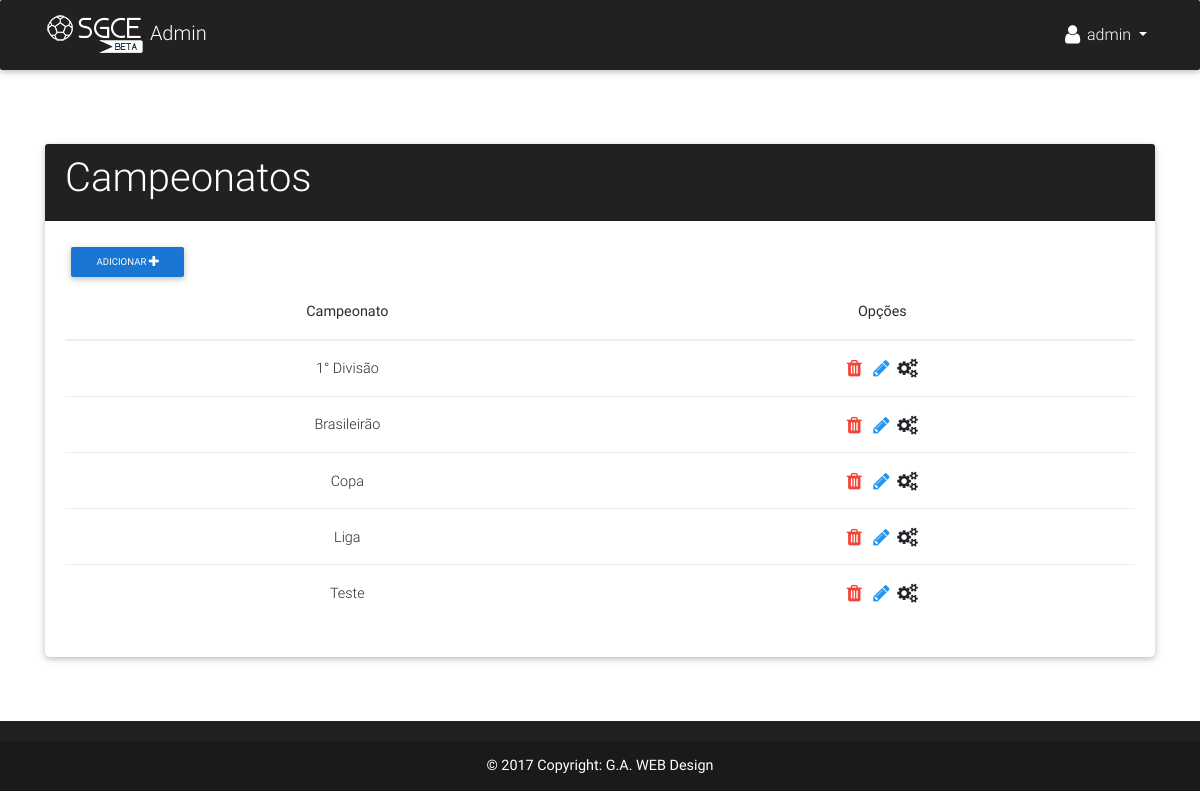
The app's page /manager/campeonatos/ (signed in), older data.
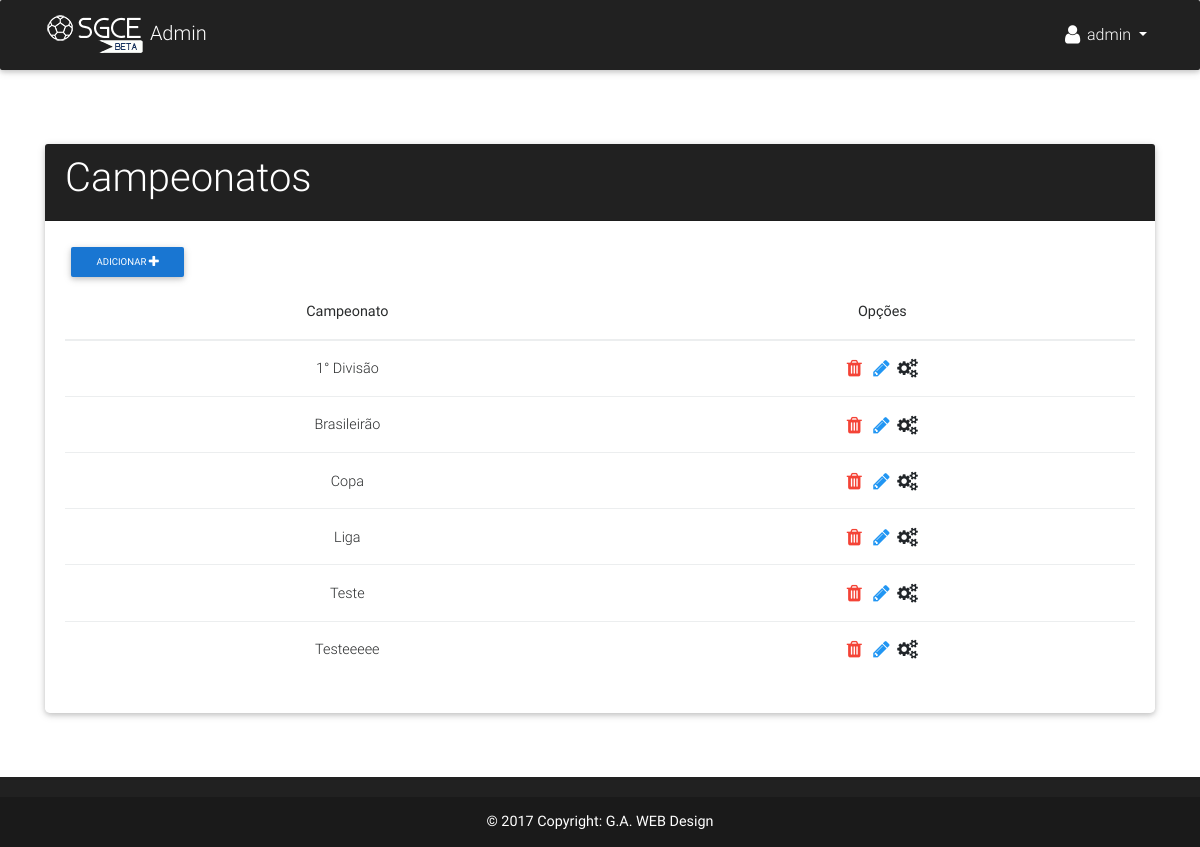
The same page, newer data.
### app/models.py (models this page shows, shortened)
class Campeonato(models.Model):
    FORMATO = (
        ('C','Copa'),
        ('PC','Pontos corridos'),
    )
    nome = models.CharField('Nome', max_length=30)
    qtd_times = models.PositiveIntegerField('Quantidade de times')
    qtd_grupos = models.PositiveIntegerField('Quantidade de grupos', default=1)
    formato = models.CharField('Formato', max_length=2, choices=FORMATO)
    equipes_cadastradas = models.BooleanField(default=False)
    def __str__(self):
        return self.nome

### app/views.py (the view)
# urls.py: url(r'^manager/campeonatos/$', champ_list, name='champ_list'),
@login_required(login_url='/manager/login/')
def champ_list(request):
    champs = Campeonato.objects.all().order_by('nome')
    return render(request, 'manager/read/listar_campeonatos.html', {'champs':champs})

### app/templates/manager/read/listar_campeonatos.html (shortened to what this page needs)
{% extends 'manager/base.html' %}
{% block content %}
<br><br>
<div class="row mt-4">
  <div class="col-lg-12">
    <div class="row justify-content-center mt-4">
      <div class="col-lg-12">
        <div class="card">
          <div class="card-header elegant-color-dark white-text">
            <h1 class="h1-responsive">Campeonatos</h1>
          </div>
          <div class="card-body">
            <a href="{% url 'champ_create'%}" class="pull-left black-text mr-5 btn btn-blue btn-sm">
                Adicionar
                <span class="fa fa-plus fa-lg white-text"></span>
            </a>
            <div class="table-responsive">
                <table class="table">
                    <thead>
                        <th class="text-center">Campeonato</th>
                        <th class="text-center">Opções</th>
                    </thead>
                    <tbody>
                        {% for champ in champs %}
                        <tr>
                            <td class="text-center">{{champ}}</td>
                            <td class="text-center">
                                <a href="{% url 'champ_remove' pk=champ.pk %}" class="mr-2 mt-1">
                                    <span class="fa fa-trash fa-lg red-text"></span>
                                </a>
                                <a href="{% url 'champ_edit' pk=champ.pk %}" class="mr-1 mt-1">
                                    <span class="fa fa-pencil fa-lg blue-text"></span>
                                </a>
                                <a href="{% url 'manage_campeonato' pk=champ.pk %}" class="mt-1">
                                    <span class="fa fa-cogs fa-lg"></span>
                                </a>
                            </td>
                        </tr>
                        {% endfor %}
                    </tbody>
                </table>
            </div>
          </div>
        </div>
      </div>
    </div>
  </div>
</div>
{% endblock %}

Row changes from the older to the newer data that the page shows:
added Campeonato: nome "Testeeeee"
